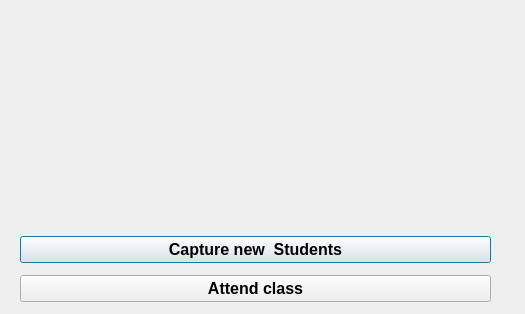
<?xml version="1.0" encoding="UTF-8"?>
<ui version="4.0">
 <class>Dialog</class>
 <widget class="QDialog" name="Dialog">
  <property name="geometry">
   <rect>
    <x>0</x>
    <y>0</y>
    <width>525</width>
    <height>314</height>
   </rect>
  </property>
  <property name="windowTitle">
   <string>Dialog</string>
  </property>
  <widget class="QWidget" name="verticalLayoutWidget">
   <property name="geometry">
    <rect>
     <x>20</x>
     <y>230</y>
     <width>471</width>
     <height>80</height>
    </rect>
   </property>
   <layout class="QVBoxLayout" name="verticalLayout">
    <item>
     <widget class="QPushButton" name="cap">
      <property name="font">
       <font>
        <pointsize>12</pointsize>
        <weight>75</weight>
        <bold>true</bold>
       </font>
      </property>
      <property name="text">
       <string>Capture new  Students</string>
      </property>
     </widget>
    </item>
    <item>
     <widget class="QPushButton" name="cap2">
      <property name="font">
       <font>
        <pointsize>12</pointsize>
        <weight>75</weight>
        <bold>true</bold>
       </font>
      </property>
      <property name="text">
       <string>Attend class</string>
      </property>
     </widget>
    </item>
   </layout>
  </widget>
  <widget class="QLabel" name="label">
   <property name="geometry">
    <rect>
     <x>150</x>
     <y>60</y>
     <width>47</width>
     <height>13</height>
    </rect>
   </property>
   <property name="text">
    <string/>
   </property>
  </widget>
  <widget class="QLabel" name="label_2">
   <property name="geometry">
    <rect>
     <x>10</x>
     <y>10</y>
     <width>511</width>
     <height>211</height>
    </rect>
   </property>
   <property name="text">
    <string/>
   </property>
   <property name="pixmap">
    <pixmap>../images/22.jpg</pixmap>
   </property>
  </widget>
 </widget>
 <resources/>
 <connections/>
</ui>
